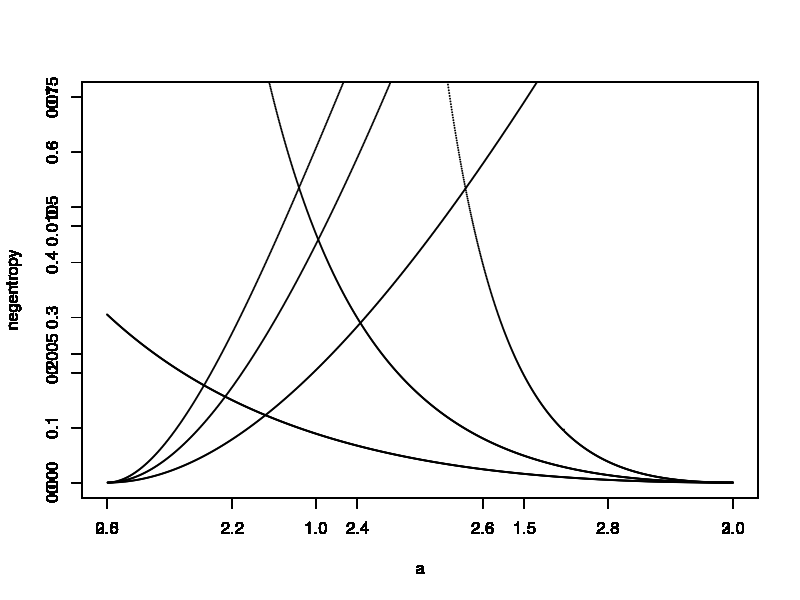

R code for this plot:

p=function(xi){
	(1/(2*a^(1/a-1)*gamma(1/a)))*exp(-abs(xi)^a/a)
}



k31=function(xi){
	(xi^3)*p(xi)
}

k3=function(mu){
	integrate(k31,-Inf,Inf)$val
}

k41=function(xi){
	(xi^4)*p(xi)
}

k4=function(a){
	integrate(k41,-Inf,Inf)$val-3
}

Jk=function(a){
	(1/12)*k3(a)^2+(1/48)*(k4(a))^2
}

#par(new=T)

for(a in 2001:3000){
	a=a*0.001
	plot(a,Jk(a),xlab="a",ylab="negentropy",xlim=c(2,3),ylim=c(0,0.015),type="p" ,cex= 0.1,)
	par(new=T)
}

########################


g1 = function(xi){
	xi*exp(-(xi^2)/2)
}

g2a = function(xi){
	abs(xi)
}

g2b = function(xi){
	exp(-(xi^2)/2)
}

ex11=function(xi) g1(xi)*p(xi)

ex21a=function(xi) g2a(xi)*p(xi)

ex21b=function(xi) g2b(xi)*p(xi)

k1=36/(8*sqrt(3)-9)

k2a=1/(2-6/pi)

k2b=24/(16*sqrt(3)-27)
a=1
Ja=function(a){
	k1*(integrate(ex11,-Inf,Inf)$val)^2+k2a*(integrate(ex21a,-Inf,Inf)$val-sqrt(2/pi))^2

}

Ja(0)

Ja(1)
a=1

Jb=function(a){
	k1*(integrate(ex11,-Inf,Inf)$val)^2+k2b*(integrate(ex21b,-Inf,Inf)$val-sqrt(1/2))^2

}

Jb(0)

Jb(1)


for(a in 2001:3000){
	a=a*0.001
	plot(a,Ja(a),xlab="a",ylab="negentropy",xlim=c(2,3),ylim=c(0,0.015),type="p" ,cex= 0.1,)
	par(new=T)
}

par(new=T)

for(a in 2001:3000){
	a=a*0.001
	plot(a,Jb(a),xlab="a",ylab="negentropy",xlim=c(2,3),ylim=c(0,0.015),type="p" ,cex= 0.1,)
	par(new=T)
}


########################

for(a in 500:2000){
	a=a*0.001
	plot(a,Jk(a),xlab="a",ylab="negentropy",xlim=c(0.5,2),ylim=c(0,0.7),type="p" ,cex= 0.1,)
	par(new=T)
}

par(new=T)

for(a in 500:2000){
	a=a*0.001
	plot(a,Ja(a),xlab="a",ylab="negentropy",xlim=c(0.5,2),ylim=c(0,0.7),type="p" ,cex= 0.1,)
	par(new=T)
}

par(new=T)

for(a in 500:2000){
	a=a*0.001
	plot(a,Jb(a),xlab="a",ylab="negentropy",xlim=c(0.5,2),ylim=c(0,0.7),type="p" ,cex= 0.1,)
	par(new=T)
}



